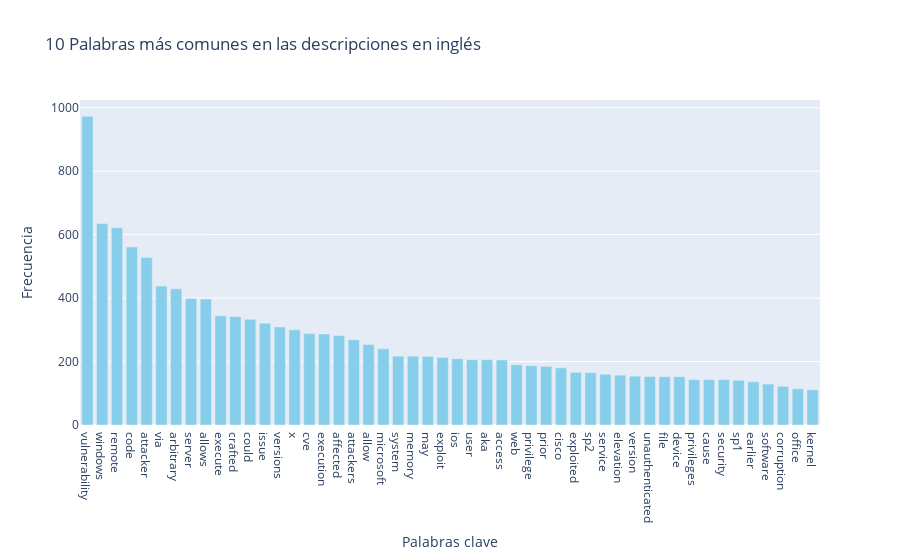

The notebook cell saved with this chart:
### Markdown cell above
## Resultados del Análisis

### Resumen de sentimientos de las descripciones en inglés:

| Métrica | Valor       |
|---------|-------------|
| count   | 1123.000000 |
| mean    | -0.003767   |
| std     | 0.120456    |
| min     | -0.500000   |
| 25%     | -0.066667   |
| 50%     | 0.000000    |
| 75%     | 0.038839    |
| max     | 0.800000    |

### Interpretación de los Resultados

- **count (1123)**: Indica que se analizaron 1123 descripciones de vulnerabilidades.
- **mean (-0.003767)**: La media de la polaridad es ligeramente negativa, cercana a 0, lo que sugiere que, en promedio, las descripciones tienen un tono neutro.
- **std (0.120456)**: La desviación estándar es 0.120456, lo que indica que hay cierta variabilidad en los sentimientos de las descripciones.
- **min (-0.500000)**: La polaridad mínima es -0.5, lo que indica que la descripción más negativa tiene un tono moderadamente negativo.
- **25% (-0.066667)**: El 25% de las descripciones tienen una polaridad menor o igual a -0.066667, lo que sugiere que una cuarta parte de las descripciones tienen un tono ligeramente negativo.
- **50% (0.000000)**: La mediana es 0, lo que indica que la mitad de las descripciones tienen un tono neutro.
- **75% (0.038839)**: El 75% de las descripciones tienen una polaridad menor o igual a 0.038839, lo que sugiere que la mayoría de las descripciones tienen un tono neutro o ligeramente positivo.
- **max (0.800000)**: La polaridad máxima es 0.8, lo que indica que la descripción más positiva tiene un tono bastante positivo.

### Clasificación de Sentimientos

Además de calcular la polaridad, se clasificaron los sentimientos en categorías (negativo, neutro, positivo) utilizando la función classify_sentiment. Los resultados de esta clasificación se imprimieron junto con los identificadores de las vulnerabilidades (id), la polaridad (sentiment_en) y la clase de sentimiento (sentiment_class).

Este análisis proporciona una visión general del tono de las descripciones de vulnerabilidades, lo que puede ser útil para entender cómo se presentan y perciben las vulnerabilidades en términos de su gravedad y urgencia.

Dado que los resultados están muy cerca del valor neutro (0) y no alcanzan el valor máximo de 1, se puede considerar que los valores más altos son prioritarios en comparación con los valores menores o negativos.

### Code cell
from collections import Counter
import re
import matplotlib.pyplot as plt
from nltk.corpus import stopwords
import plotly.graph_objects as go

# Descargar stopwords de NLTK si no las tienes
import nltk
nltk.download('stopwords')

# Obtener las stopwords en inglés
stop_words = set(stopwords.words('english'))

# Función para contar palabras en las descripciones excluyendo stop words y números
def word_frequency(descriptions):
    words = []
    for desc in descriptions:
        if desc:  # Evitar descripciones nulas
            # Extraer palabras, evitar números y convertir todo a minúsculas
            filtered_words = [word for word in re.findall(r'\w+', desc.lower()) 
                              if word not in stop_words and not word.isdigit()]
            words.extend(filtered_words)
    return Counter(words)

# Analizar frecuencia de palabras en las descripciones en inglés
en_word_freq = word_frequency(data['description_en'])

# Obtener las 10 palabras más comunes
common_words = en_word_freq.most_common(50)

# Mostrar las palabras más comunes
print("Palabras más comunes en descripciones en inglés:")
for word, freq in common_words:
    print(f"{word}: {freq}")

# Extraer palabras y frecuencias para el gráfico
words, frequencies = zip(*common_words)



# Crear gráfico interactivo de barras con Plotly
fig = go.Figure(data=[go.Bar(x=words, y=frequencies, marker_color='skyblue')])

fig.update_layout(
    title='10 Palabras más comunes en las descripciones en inglés',
    xaxis=dict(title='Palabras clave'),
    yaxis=dict(title='Frecuencia'),
    hovermode='x',  # Mostrar leyenda al pasar el puntero por la barra
    barmode='group',
    bargap=0.15,
    bargroupgap=0.1
)

fig.show()

### Figure 1 — Plotly figure (JSON) as saved in the notebook; plotly's stock layout.template omitted (floating-point values rounded to 4 significant figures)
{"data": [{"marker": {"color": "skyblue"}, "type": "bar", "x": ["vulnerability", "windows", "remote", "code", "attacker", "via", "arbitrary", "server", "allows", "execute", "crafted", "could", "issue", "versions", "x", "cve", "execution", "affected", "attackers", "allow", "microsoft", "system", "memory", "may", "exploit", "ios", "user", "aka", "access", "web", "privilege", "prior", "cisco", "exploited", "sp2", "service", "elevation", "version", "unauthenticated", "file", "device", "privileges", "cause", "security", "sp1", "earlier", "software", "corruption", "office", "kernel"], "y": [973, 635, 622, 561, 528, 438, 429, 399, 397, 344, 342, 333, 321, 309, 300, 288, 287, 282, 269, 254, 240, 217, 217, 216, 213, 209, 206, 206, 205, 190, 187, 185, 180, 166, 165, 160, 157, 154, 153, 152, 152, 143, 143, 143, 141, 136, 129, 122, 114, 111]}], "layout": {"bargap": 0.15, "bargroupgap": 0.1, "barmode": "group", "hovermode": "x", "title": {"text": "10 Palabras más comunes en las descripciones en inglés"}, "xaxis": {"title": {"text": "Palabras clave"}}, "yaxis": {"title": {"text": "Frecuencia"}}}}
